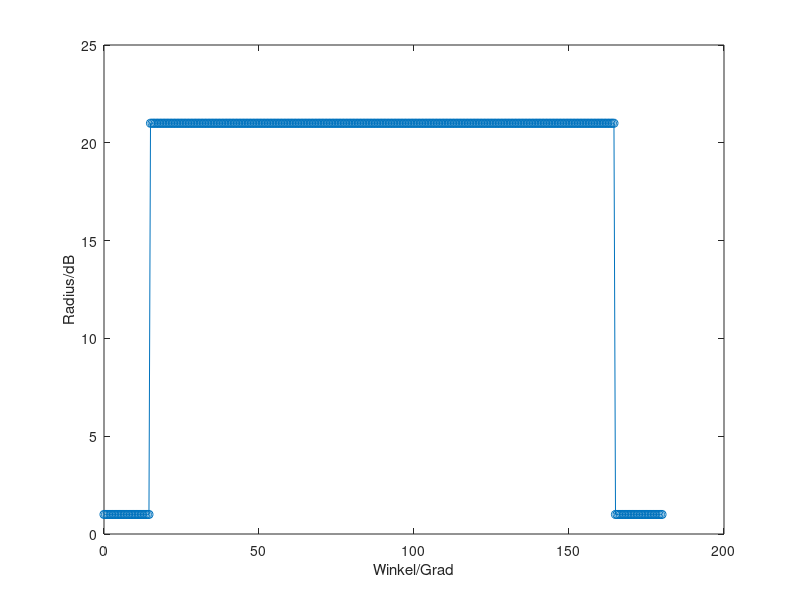

The MATLAB script that drew this image: (Note: this script raises an error after producing the figure.)
% Beschreibung: Implementation vom Test 2 in der Dokumentation

%% Erzeugung des Testsignals %%
repeatedTimeValMid = 150;%Ton = 2*repeatedTimeValMid
midVal = 20;
%Bereich von 0° zum 180° mit Auflösung von 0.5°
tVal = 0:0.5:180;
tComp = 90;
xVal = midVal*rectpuls(tVal-tComp,repeatedTimeValMid)+1;
figure('Name', 'Das Originalsignal');
plot(tVal,xVal,'-o');
xlabel('Winkel/Grad');
ylabel('Radius/dB');

%% Erstellung des Diagramms zur Bestimmung der Verlustpunkte %%
draw = 1;
% Das Ergebnis-Signal, das von folgenden Filter gefiltert wird

% vom Maximally-Flat-Methode-entworfenen Filter
phase = 1;
filterObj = filterMaximallyFlatFIR_p4;
filterIIR(xVal, tVal, filterObj, draw, phase, figureNo);
draw = 1;
% vom Window-Kaiser-Methode-entworfenen Filter
phase = 2;
filterObj = filterWindowKaiser_p10;
filterFIR(xVal, tVal, filterObj, draw, phase, figureNo);
draw = 1;
% vom Least-Squares-Methode-entworfenen Filter
phase = 2;
filterObj = filterLeastSquares_p11;
filterFIR(xVal, tVal, filterObj, draw, phase, figureNo);
draw = 1;
% vom Equiripple-Methode-entworfenen Filter
phase = 2;
filterObj = filterEquiripple_p3;
filterFIR(xVal, tVal, filterObj, draw, phase, figureNo);
draw = 1;
% vom Window-Bartlett-Methode-entworfenen Filter
phase = 2;
filterObj = filterWindowBarlett_p2;
filterFIR(xVal, tVal, filterObj, draw, phase, figureNo);
draw = 1;
% vom Window-Rectangular-Methode-entworfenen Filter
phase = 2;
filterObj = filterWindowRectangular_p3;
filterFIR(xVal, tVal, filterObj, draw, phase, figureNo);
draw = 1;
% vom Window-Triangular-Methode-entworfenen Filter
phase = 2;
filterObj = filterWindowTriangular_p1;
filterFIR(xVal, tVal, filterObj, draw, phase, figureNo);
